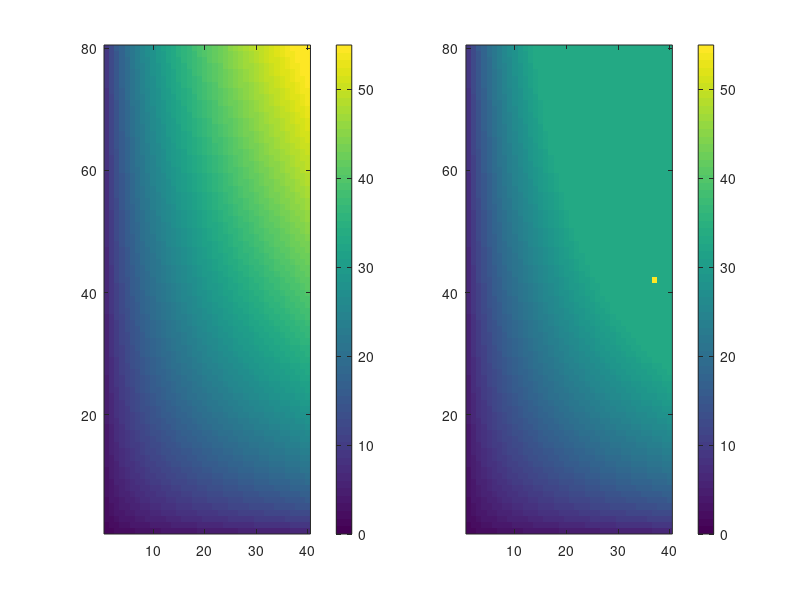

MATLAB code for this plot: (Note: this script raises an error after producing the figure.)
clear
close all

ix  = zeros(40,80);
ix(:) = 1:3200;



out = zeros(40,80);
for i=1:40
    for j=1:80
        out(i,j) = sqrt(i)*sqrt(j);
    end
end

p = ix(out>33);
r = 1+floor(length(p)*rand);

j = 1+floor(p(r)/40.001);
i = mod(p(r),40);
if i==0
    i=40;
end


xdk = figure;

%out2 = min(out,2000);
out2 = min(out,33);
out2(isnan(out))= nan;
out2(i,j) = out(i,j)*2;

subplot(1,2,1)
imagesc(out',[0,55])
set(gca,'YDir','Normal')
c = colorbar;

subplot(1,2,2)
imagesc(out2',[0,55])
set(gca,'YDir','Normal')
c = colorbar;

xdk.Position=[360   472   858   226];
